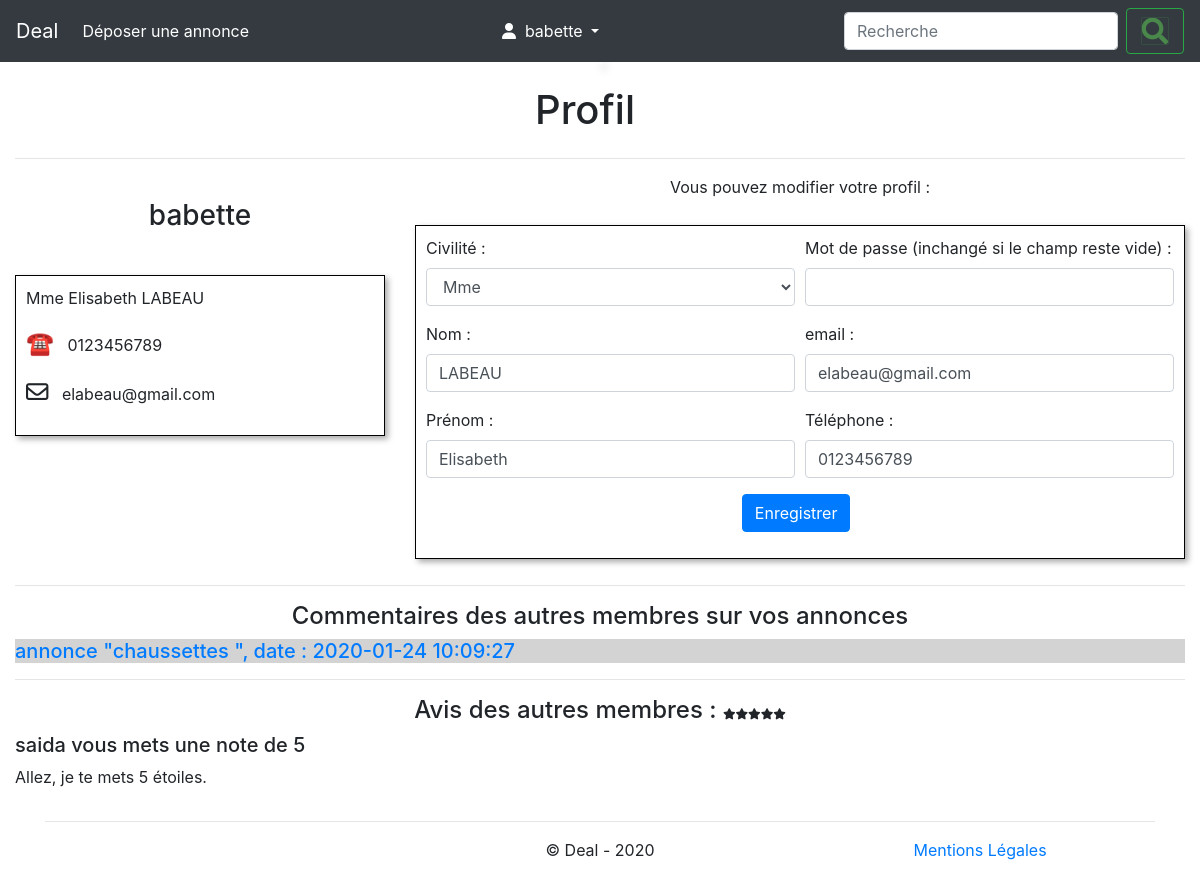
Screenshot of /profil.php (signed in) with the database file from the repository.
### tables this page shows
CREATE TABLE IF NOT EXISTS `annonce` (
  `id` int(11) NOT NULL AUTO_INCREMENT,
  `titre` varchar(255) NOT NULL,
  `description_courte` varchar(255) NOT NULL,
  `description_longue` text NOT NULL,
  `prix` float NOT NULL,
  `photo` varchar(255) NOT NULL,
  `pays` varchar(100) NOT NULL,
  `ville` varchar(100) NOT NULL,
  `adresse` text NOT NULL,
  `code_postal` char(5) NOT NULL,
  `membre_id` int(11) DEFAULT NULL,
  `categorie_id` int(11) NOT NULL,
  `date_enregistrement` datetime NOT NULL,
  PRIMARY KEY (`id`),
  KEY `membre_id` (`membre_id`),
  KEY `categorie_id` (`categorie_id`)
);

CREATE TABLE IF NOT EXISTS `note` (
  `id` int(11) NOT NULL AUTO_INCREMENT,
  `note` int(11) NOT NULL,
  `avis` text NOT NULL,
  `membre_id1` int(11) DEFAULT NULL,
  `membre_id2` int(11) NOT NULL,
  `date_enregistrement` datetime NOT NULL,
  PRIMARY KEY (`id`),
  KEY `membre_id1` (`membre_id1`),
  KEY `membre_id2` (`membre_id2`)
);

CREATE TABLE IF NOT EXISTS `membre` (
  `id` int(11) NOT NULL AUTO_INCREMENT,
  `pseudo` varchar(45) NOT NULL,
  `mdp` varchar(255) NOT NULL,
  `nom` varchar(45) NOT NULL,
  `prenom` varchar(45) NOT NULL,
  `telephone` varchar(45) NOT NULL,
  `email` varchar(45) NOT NULL,
  `civilite` enum('M.','Mme') NOT NULL,
  `role` enum('user','admin') NOT NULL,
  `date_enregistrement` datetime NOT NULL,
  PRIMARY KEY (`id`)
);

### profil.php (the view, shortened to what this page needs)
<?php
$commentaires = '';
$avis = '';
extract ($_SESSION['membre']);
$decompteAnnonces = executerRequete ("SELECT COUNT(id) FROM annonce WHERE membre_id = :id",  array (':id' => $id));
if ($decompteAnnonces->fetch (PDO::FETCH_NUM)[0] != '0')
	{
	$commentaires .= '<hr>';
	$commentaires .= '<div style="text-align:center"><h4>Commentaires des autres membres sur vos annonces</h4></div>';
	$listeAnnonces = executerRequete ("SELECT id, titre, date_enregistrement date
	                                     FROM annonce
	                                     WHERE membre_id = :id
	                                     ORDER BY date_enregistrement DESC", array (':id' => $id));
	while ($annonce = $listeAnnonces->fetch(PDO::FETCH_ASSOC))
		{
		$commentaires .= '<div style="background:lightgrey"><h5><a href="fiche_annonce.php?id='.$annonce['id'].'">annonce "'.$annonce['titre'].'", date : '.$annonce['date'].'</a></h5></div>';
		$resultat = executerRequete ("SELECT MAX(date_enregistrement) FROM commentaire WHERE annonce_id = :id AND membre_id = :moi",
		                             array (':id' => $annonce['id'], ':moi' => $_SESSION['membre']['id']));
		$date = '';
		if ($resultat->rowCount() == 1)
			$date = $resultat->fetch(PDO::FETCH_NUM)[0];
		$commentaires .= '<div id="suite_'.$annonce['id'].'">';
		$commentaires .= '<script>suiteCommentaires('.$annonce['id'].($date?(',\''.$date.'\''):'').')</script>';
		$commentaires .= '</div>';
		$commentaires .= '<hr>';
		}
	}
$resultat = executerRequete ("SELECT AVG(note) note, COUNT(note) nombre
                             FROM note
                             WHERE membre_id2 = :id", array (':id' => $id));
$resultat = $resultat->fetch (PDO::FETCH_ASSOC);
if ($resultat['nombre'] != '0')
	{
	$avis .= '<div style="text-align:center"><h4>Avis des autres membres : '.noteEnEtoiles($resultat['note']).'</h4></div>';
	$resultat = executerRequete ("SELECT avis, pseudo, note
	                             FROM note
	                             LEFT JOIN membre ON membre_id1 = membre.id
	                             WHERE membre_id2 = :id
	                             ORDER BY note.date_enregistrement DESC", array (':id' => $id));
	while ($ligne = $resultat->fetch (PDO::FETCH_ASSOC))
		{
		$avis .= "<h5>$ligne[pseudo] vous mets une note de $ligne[note]</h5>";
		$avis .= "<p>$ligne[avis]</p>";
		}
	}
require_once 'inc/header.php';
?>
<div class="row" style="width:100%;text-align:center;">
	<div class="col-sm-12">
		<h1 class="mt-4">Profil</h1>
	</div>
</div>
<div class="row">
	<div class="col-sm-12">
		<hr>
	</div>
</div>
<div class="row">
	<div class="col-sm-4">
		<div class="row">
		</div>
<?php
extract ($_SESSION['membre']);
echo         '<h3 style="text-align:center;">'.$pseudo.'</h3>';
echo         '<br>';
echo         '<div style="padding:10px;" class="cadre-formulaire">';
echo             '<p>'.$civilite.' '.$prenom.' '.$nom.'</p>';
echo             '<p><span style="font-size:1.4rem;">&#9742;</span> &nbsp; '.$telephone.'</p>';
echo             '<p><span style="font-size:1.4rem;"><i class="far fa-envelope"></i></span> &nbsp; '.$email.'</p>';
echo         '</div>';
echo    '</div>';
?>
	<div class="col-sm">
		<div class="row">
			<div class="col-sm-12">
				<p style="text-align:center;">Vous pouvez modifier votre profil :</p>
			</div>
		</div>
		<div class="cadre-formulaire">
			<form id="formulaire" method="post" action="#">
				<div class="form-row">
					<div class="form-group col-md-6">
						<label for="civilite">Civilité :</label>
						<select name="civilite" id="civilite" class="form-control">
							<option value="Mme"<?php if (isset($civilite) && $civilite=='Mme') echo 'selected'; ?>>Mme</option>
						</select>
					</div>
					<div class="form-group col-md-6">
						<label for="mdp">Mot de passe (inchangé si le champ reste vide) :</label>
						<input type="password" name="mdp" id="mdp" class="form-control" value="">
					</div>
				</div>
				<div class="form-row">
					<div class="form-group col-md-6">
						<label for="nom">Nom :</label>
						<input type="text" name="nom" id="nom" class="form-control" value="<?php echo $nom ?>">
					</div>
					<div class="form-group col-md-6">
						<label for="email">email :</label>
						<input type="text" name="email" id="email" class="form-control" value="<?php echo $email ?>">
					</div>
				</div>
				<div class="form-row">
					<div class="form-group col-md-6">
						<label for="prenom">Prénom :</label>
						<input type="text" name="prenom" id="prenom" class="form-control" value="<?php echo $prenom ?>">
					</div>
					<div class="form-group col-md-6">
						<label for="telephone">Téléphone :</label>
						<input type="text" name="telephone" id="telephone" class="form-control" value="<?php echo $telephone ?>">
					</div>
				</div>
				<div class="form-row">
					<div class="form-group col-md-5">
					</div>
					<div class="form-group col-md-6">
						<button type="submit" class="btn btn-primary">Enregistrer</button>
					</div>
				</div>
			</form>
		</div>
	</div>
</div>
<?php
echo $commentaires;
echo $avis;
require_once 'inc/footer.php';

### css/style.css (style rules this page uses)
.cadre-formulaire { max-width:100vw; margin:10px auto; border:solid black 1px; padding:10px; box-shadow: 3px 3px 6px darkgrey; }

### rows the page displays
annonce: titre "chaussettes", date_enregistrement "2020-01-24 10:09:27"
note: membre_id1.pseudo "saida", note "5", avis "Allez, je te mets 5 étoiles."

### other values shown
$_SESSION['membre']['pseudo'] "babette"
$pseudo "babette"
$civilite "Mme"
$prenom "Elisabeth"
$nom "LABEAU"
$telephone "0123456789"
$email "elabeau@gmail.com"
